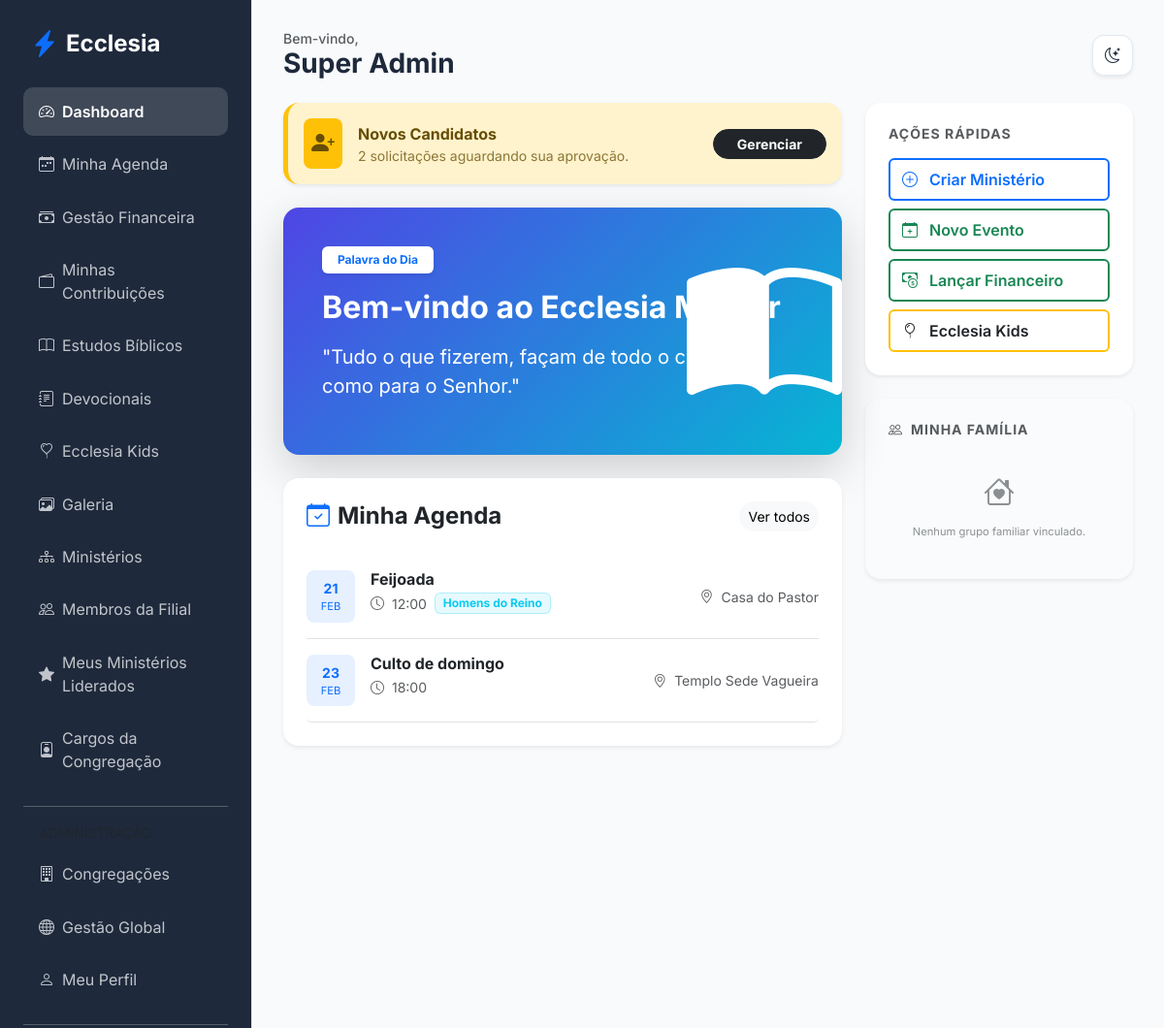
Screenshot of /members/dashboard (signed in) with the database file from the repository.
### app/core/models.py (models this page shows, shortened)
class User(db.Model, UserMixin):
    id = db.Column(db.Integer, primary_key=True)
    name = db.Column(db.String(100), nullable=False)
    email = db.Column(db.String(120), unique=True, nullable=False)
    password_hash = db.Column(db.String(128))
    birth_date = db.Column(db.Date)
    gender = db.Column(db.String(20))
    documents = db.Column(db.String(200)) # Flexível para diferentes países
    tax_id = db.Column(db.String(20), nullable=True)  # NIF (PT), CPF/CNPJ (BR), etc.
    address = db.Column(db.Text)
    phone = db.Column(db.String(50))
    profile_photo = db.Column(db.String(255), nullable=True)
    status = db.Column(db.String(20), default='pending') # pending, active, rejected
    is_email_verified = db.Column(db.Boolean, default=False)
    email_verification_token = db.Column(db.String(100), unique=True, nullable=True)
    data_consent = db.Column(db.Boolean, default=False)
    data_consent_date = db.Column(db.DateTime)
    marketing_consent = db.Column(db.Boolean, default=False)
    is_ministry_leader = db.Column(db.Boolean, default=False)
    church_id = db.Column(db.Integer, db.ForeignKey('church.id'))
    family_id = db.Column(db.Integer, db.ForeignKey('family.id'), nullable=True)
    church_role_id = db.Column(db.Integer, db.ForeignKey('church_role.id'), nullable=True)
    ministries = db.relationship('Ministry', secondary=member_ministries, backref=db.backref('members', lazy='dynamic'))
    can_manage_ministries = db.Column(db.Boolean, default=False)
    can_manage_media = db.Column(db.Boolean, default=False)
    can_publish_devotionals = db.Column(db.Boolean, default=False)
    can_approve_members = db.Column(db.Boolean, default=False)
    can_manage_finance = db.Column(db.Boolean, default=False)
    can_manage_kids = db.Column(db.Boolean, default=False)
    can_manage_events = db.Column(db.Boolean, default=False)

class Event(db.Model):
    id = db.Column(db.Integer, primary_key=True)
    title = db.Column(db.String(100), nullable=False)
    description = db.Column(db.Text)
    start_time = db.Column(db.DateTime, nullable=False)
    location = db.Column(db.String(200))
    ministry_id = db.Column(db.Integer, db.ForeignKey('ministry.id'), nullable=True)
    church_id = db.Column(db.Integer, db.ForeignKey('church.id'))
    recurrence = db.Column(db.String(20), default='none')

class Ministry(db.Model):
    id = db.Column(db.Integer, primary_key=True)
    name = db.Column(db.String(100), nullable=False)
    description = db.Column(db.Text)
    church_id = db.Column(db.Integer, db.ForeignKey('church.id'))
    leader_id = db.Column(db.Integer, db.ForeignKey('user.id'), nullable=True)
    events = db.relationship('Event', backref='ministry', lazy=True)
    leader = db.relationship('User', foreign_keys=[leader_id])
    transactions = db.relationship('MinistryTransaction', backref='ministry', lazy=True)

### app/modules/members/routes.py (the view, shortened to what this page needs)
@members_bp.route('/dashboard')
@login_required
def dashboard():
    latest_devotional = Devotional.query.order_by(Devotional.date.desc()).first()
    recent_studies = Study.query.order_by(Study.created_at.desc()).limit(3).all()
    ministry_ids = [m.id for m in current_user.ministries]
    personal_agenda = Event.query.filter(
        (Event.church_id == current_user.church_id) &
        ((Event.ministry_id == None) | (Event.ministry_id.in_(ministry_ids))) &
        (Event.start_time >= datetime.now())
    ).order_by(Event.start_time.asc()).limit(5).all()
    is_global_admin = current_user.church_role and current_user.church_role.name == 'Administrador Global'
    is_pastor = current_user.church_role and current_user.church_role.name == 'Pastor Líder'
    led_ministries_list = [m for m in current_user.ministries if m.leader_id == current_user.id]
    is_ministry_leader = len(led_ministries_list) > 0
    is_authorized_for_alerts = is_global_admin or is_pastor or is_ministry_leader
    pending_members = []
    if current_user.can_approve_members or is_global_admin or is_pastor:
        if is_global_admin:
            pending_members = User.query.filter_by(status='pending').all()
        else:
            from sqlalchemy import or_
            pending_members = User.query.filter(
                (User.status == 'pending') &
                (or_(User.church_id == current_user.church_id, User.church_id == None))
            ).all()
    birthday_alerts = []
    if is_authorized_for_alerts:
        today = datetime.now().date()
        future_limit = today + timedelta(days=10)
        if is_global_admin or is_pastor:
            target_ministries = Ministry.query.filter_by(church_id=current_user.church_id).all()
        else:
            target_ministries = led_ministries_list
        if target_ministries:
            seen_members = set()
            for ministry in target_ministries:
                for member in ministry.members:
                    if member.birth_date and member.id not in seen_members:
                        try:
                            bday_this_year = member.birth_date.replace(year=today.year)
                        except ValueError:
                            bday_this_year = member.birth_date.replace(year=today.year, day=28)
                        if bday_this_year < today:
                            try:
                                bday_this_year = bday_this_year.replace(year=today.year + 1)
                            except ValueError:
                                bday_this_year = bday_this_year.replace(year=today.year + 1, day=28)
            birthday_alerts.sort(key=lambda x: x['days_until'])
    return render_template('members/dashboard.html',
                           devotional=latest_devotional,
                           studies=recent_studies,
                           agenda=personal_agenda,
                           pending_members=pending_members,
                           birthday_alerts=birthday_alerts,
                           datetime=datetime)

### app/templates/members/dashboard.html (shortened to what this page needs)
{% extends "base.html" %}
{% block content %}
<div class="row g-4">
    <div class="col-lg-8">
        {% if pending_members %}
        <div class="alert alert-warning border-0 shadow-sm d-flex justify-content-between align-items-center mb-4 rounded-4 p-3" style="border-left: 5px solid #ffc107 !important;">
            <div class="d-flex align-items-center">
                <div class="bg-warning bg-opacity-20 p-2 rounded-3 me-3">
                    <i class="bi bi-person-plus-fill fs-4"></i>
                </div>
                <div>
                    <strong>Novos Candidatos</strong>
                    <div class="small opacity-75">{{ pending_members|length }} solicitações aguardando sua aprovação.</div>
                </div>
            </div>
            <button class="btn btn-dark btn-sm fw-bold rounded-pill px-4" data-bs-toggle="modal" data-bs-target="#pendingModal">Gerenciar</button>
        </div>
        {% endif %}
        <div class="card devotional-card border-0 p-4 mb-4 shadow-lg overflow-hidden position-relative">
            <div class="card-body position-relative z-1">
                <span class="badge bg-white text-primary px-3 py-2 mb-3 shadow-sm">Palavra do Dia</span>
                {% if devotional %}
                    <h2 class="fw-bold mb-3 text-white">{{ devotional.title }}</h2>
                    <div class="fs-5 text-white opacity-95 mb-3">{{ devotional.content | safe }}</div>
                    {% if devotional.verse %}
                    <div class="p-3 bg-white bg-opacity-10 rounded-3 border border-white border-opacity-10">
                        <p class="fst-italic mb-0 text-white">"{{ devotional.verse }}"</p>
                    </div>
                    {% endif %}
                    {% if devotional.date != datetime.utcnow().date() %}
                    <div class="mt-3 small text-white opacity-75">
                        <i class="bi bi-info-circle me-1"></i> Devocional de {{ devotional.date.strftime('%d/%m') }}
                    </div>
                    {% endif %}
                {% else %}
                    <h2 class="fw-bold mb-3 text-white">Bem-vindo ao Ecclesia Master</h2>
                    <p class="fs-5 text-white opacity-90">"Tudo o que fizerem, façam de todo o coração, como para o Senhor."</p>
                {% endif %}
            </div>
            <div class="position-absolute bottom-0 end-0 opacity-10 mb-n4 me-n4">
                <i class="bi bi-book-half" style="font-size: 10rem;"></i>
            </div>
        </div>
        <div class="card border-0 shadow-sm p-4 rounded-4">
            <div class="d-flex justify-content-between align-items-center mb-4">
                <h4 class="fw-bold mb-0"><i class="bi bi-calendar-check me-2 text-primary"></i>Minha Agenda</h4>
                <a href="{{ url_for('members.agenda') }}" class="btn btn-light btn-sm rounded-pill">Ver todos</a>
            </div>
            <div class="list-group list-group-flush">
                {% for event in agenda %}
                <div class="list-group-item px-0 py-3 border-0 border-bottom">
                    <div class="d-flex justify-content-between align-items-center">
                        <div class="d-flex align-items-start">
                            <div class="bg-primary bg-opacity-10 text-primary p-2 rounded-3 me-3 text-center" style="min-width: 50px;">
                                <div class="fw-bold small">{{ event.start_time.strftime('%d') }}</div>
                                <div class="extra-small text-uppercase">{{ event.start_time.strftime('%b') }}</div>
                            </div>
                            <div>
                                <h6 class="fw-bold mb-1">{{ event.title }}</h6>
                                <div class="d-flex gap-2 align-items-center">
                                    <small class="text-muted"><i class="bi bi-clock me-1"></i> {{ event.start_time.strftime('%H:%M') }}</small>
                                    {% if event.ministry %}
                                    <span class="badge bg-info bg-opacity-10 text-info border border-info border-opacity-25">{{ event.ministry.name }}</span>
                                    {% endif %}
                                </div>
                            </div>
                        </div>
                        <div class="text-end d-none d-sm-block">
                            <small class="text-muted"><i class="bi bi-geo-alt me-1"></i> {{ event.location }}</small>
                        </div>
                    </div>
                </div>
                {% else %}
                <div class="text-center py-4">
                    <i class="bi bi-calendar-x text-muted fs-1 opacity-25"></i>
                    <p class="text-muted mt-2">Nenhum evento agendado para os próximos dias.</p>
                </div>
                {% endfor %}
            </div>
        </div>
    </div>
    <div class="col-lg-4">
        <div class="card border-0 shadow-sm p-4 mb-4 rounded-4">
            <h6 class="fw-bold mb-3 text-muted text-uppercase small letter-spacing-1">Ações Rápidas</h6>
            <div class="d-grid gap-2">
                {% if current_user.can_manage_ministries %}
                <a href="{{ url_for('members.add_ministry') }}" class="btn btn-outline-primary text-start border-2 fw-semibold py-2">
                    <i class="bi bi-plus-circle me-2"></i> Criar Ministério
                </a>
                {% endif %}
                {% if current_user.can_manage_events or current_user.can_manage_ministries %}
                <a href="{{ url_for('members.add_event') }}" class="btn btn-outline-success text-start border-2 fw-semibold py-2">
                    <i class="bi bi-calendar-plus me-2"></i> Novo Evento
                </a>
                {% endif %}
                {% if current_user.can_manage_finance %}
                <a href="{{ url_for('finance.add_transaction') }}" class="btn btn-outline-success text-start border-2 fw-semibold py-2">
                    <i class="bi bi-cash-coin me-2"></i> Lançar Financeiro
                </a>
                {% endif %}
                <a href="{{ url_for('edification.kids') }}" class="btn btn-outline-warning text-start border-2 fw-semibold py-2 text-dark">
                    <i class="bi bi-balloon me-2"></i> Ecclesia Kids
                </a>
            </div>
        </div>
        <div class="card border-0 shadow-sm p-4 rounded-4 bg-light bg-opacity-10">
            <h6 class="fw-bold mb-3 text-muted text-uppercase small letter-spacing-1"><i class="bi bi-people me-2"></i>Minha Família</h6>
            {% if current_user.family_group %}
                <div class="d-flex flex-wrap gap-2">
                    {% for member in current_user.family_group.users %}
                    <div class="bg-white border rounded-pill px-3 py-1 small shadow-xs">
                        <i class="bi bi-person-circle text-primary me-1"></i> {{ member.name.split(' ')[0] }}
                    </div>
                    {% endfor %}
                </div>
            {% else %}
                <div class="text-center py-3 opacity-50">
                    <i class="bi bi-house-heart fs-2"></i>
                    <p class="extra-small mt-2 mb-0">Nenhum grupo familiar vinculado.</p>
                </div>
            {% endif %}
        </div>
    </div>
</div>
{% endblock %}

### app/templates/base.html (shortened to what this page needs)
<!DOCTYPE html>
<html lang="pt-BR">
<head>
    <link href="https://cdn.jsdelivr.net/npm/bootstrap@5.3.0/dist/css/bootstrap.min.css" rel="stylesheet">
    <link href="https://cdn.jsdelivr.net/npm/bootstrap-icons@1.10.0/font/bootstrap-icons.css" rel="stylesheet">
    <link rel="stylesheet" href="{{ url_for('static', filename='css/premium.css') }}">
</head>
<body>
    {% if current_user.is_authenticated %}
    <div class="sidebar d-none d-lg-block">
        <div class="d-flex align-items-center mb-4 px-2">
            <i class="bi bi-lightning-charge-fill text-primary fs-3 me-2"></i>
            <h4 class="mb-0 fw-bold text-white">Ecclesia</h4>
        </div>
        {% include 'includes/_nav_links.html' %}
    </div>
    {% endif %}
    <div class="main-content {{ 'mx-auto' if not current_user.is_authenticated }}">
        {% if current_user.is_authenticated %}
        <header class="d-flex justify-content-between align-items-center mb-4 d-none d-lg-flex">
            <div>
                <h5 class="text-muted mb-0 small">Bem-vindo,</h5>
                <h3 class="fw-bold mb-0">{{ current_user.name }}</h3>
            </div>
            <div class="theme-toggle shadow-sm" onclick="toggleTheme()">
                <i class="bi bi-moon-stars" id="theme-icon"></i>
            </div>
        </header>
        {% endif %}
        {% block content %}{% endblock %}
    </div>
</body>
</html>

### rows the page displays
User: name "Super Admin"
Event: start_time "21", start_time "FEB", title "Feijoada", start_time "12:00", ministry.name "Homens do Reino", location "Casa do Pastor"
Event: start_time "23", start_time "FEB", title "Culto de domingo", start_time "18:00", location "Templo Sede Vagueira"

### other values shown
{{ pending_members|length }} "2"
